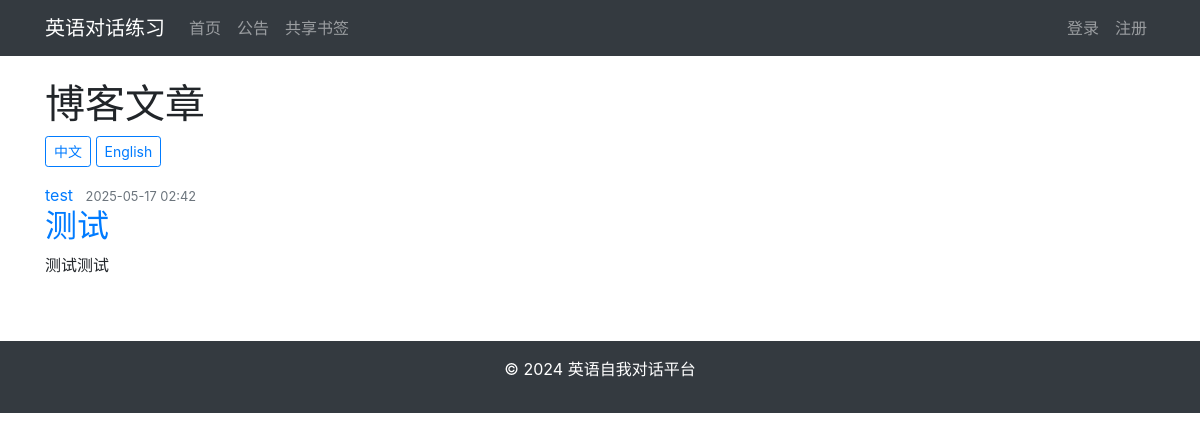
/posts/, run on an earlier commit of the app's database.
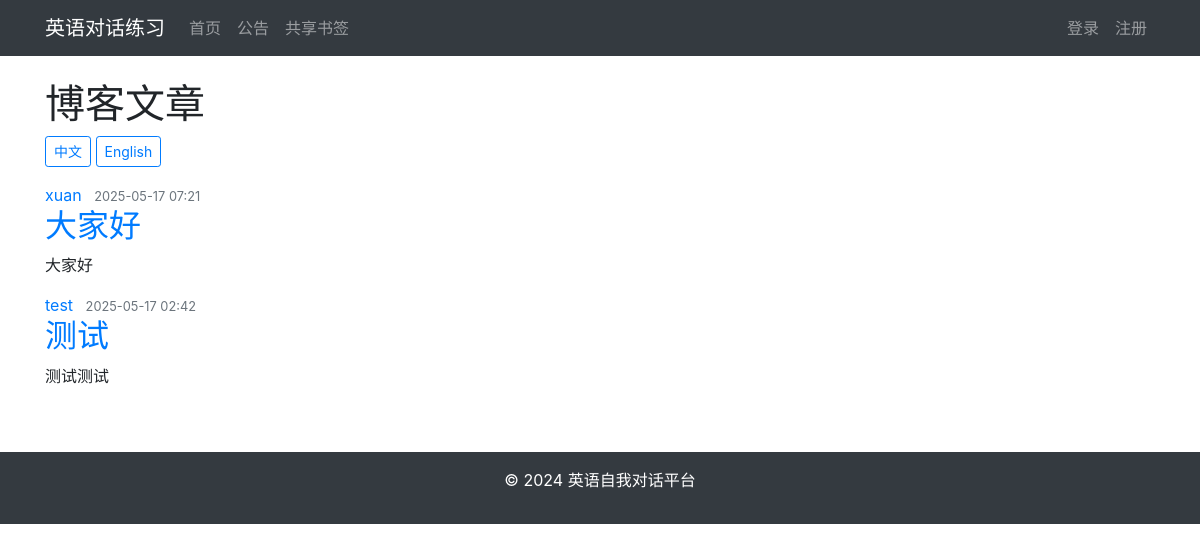
And on a later commit of the database.
### posts/models.py (models this page shows, shortened)
class Post(models.Model):
    title_cn = models.CharField(max_length=200, verbose_name='中文标题')
    content_cn = models.TextField(verbose_name='中文内容')
    title_en = models.CharField(max_length=200, verbose_name='英文标题')
    content_en = models.TextField(verbose_name='英文内容')
    created_date = models.DateTimeField(default=timezone.now, verbose_name='创建时间')
    author = models.ForeignKey(User, on_delete=models.CASCADE, verbose_name='作者')
    class Meta:
        ordering = ['-created_date']
        verbose_name = '文章'
        verbose_name_plural = '文章'

### posts/views.py (the view)
# urls.py: path('', views.PostListView.as_view(), name='post_list'),
class PostListView(ListView):
    model = Post
    template_name = 'posts/post_list.html'
    context_object_name = 'posts'
    paginate_by = 10

### posts/templates/posts/post_list.html (shortened to what this page needs)
{% extends 'flashcards/base.html' %}
{% block content %}
    <div class="content-section">
        <h1>博客文章</h1>
        <div class="language-switch mb-3">
            <button class="btn btn-outline-primary btn-sm" onclick="switchLanguage('cn')">中文</button>
            <button class="btn btn-outline-primary btn-sm" onclick="switchLanguage('en')">English</button>
        </div>
        {% for post in posts %}
            <article class="media content-section">
                <div class="media-body">
                    <div class="article-metadata">
                        <a class="mr-2" href="#">{{ post.author }}</a>
                        <small class="text-muted">{{ post.created_date|date:"Y-m-d H:i" }}</small>
                    </div>
                    <div class="content-cn">
                        <h2><a class="article-title" href="{% url 'posts:post_detail' post.id %}">{{ post.title_cn }}</a></h2>
                        <p class="article-content">{{ post.content_cn|truncatewords:30 }}</p>
                    </div>
                </div>
            </article>
        {% endfor %}
    </div>
{% endblock content %}

What changed in the data, as far as the page shows it:
added Post: author "xuan", created_date "2025-05-17 07:21", title_cn "大家好", content_cn "大家好"
